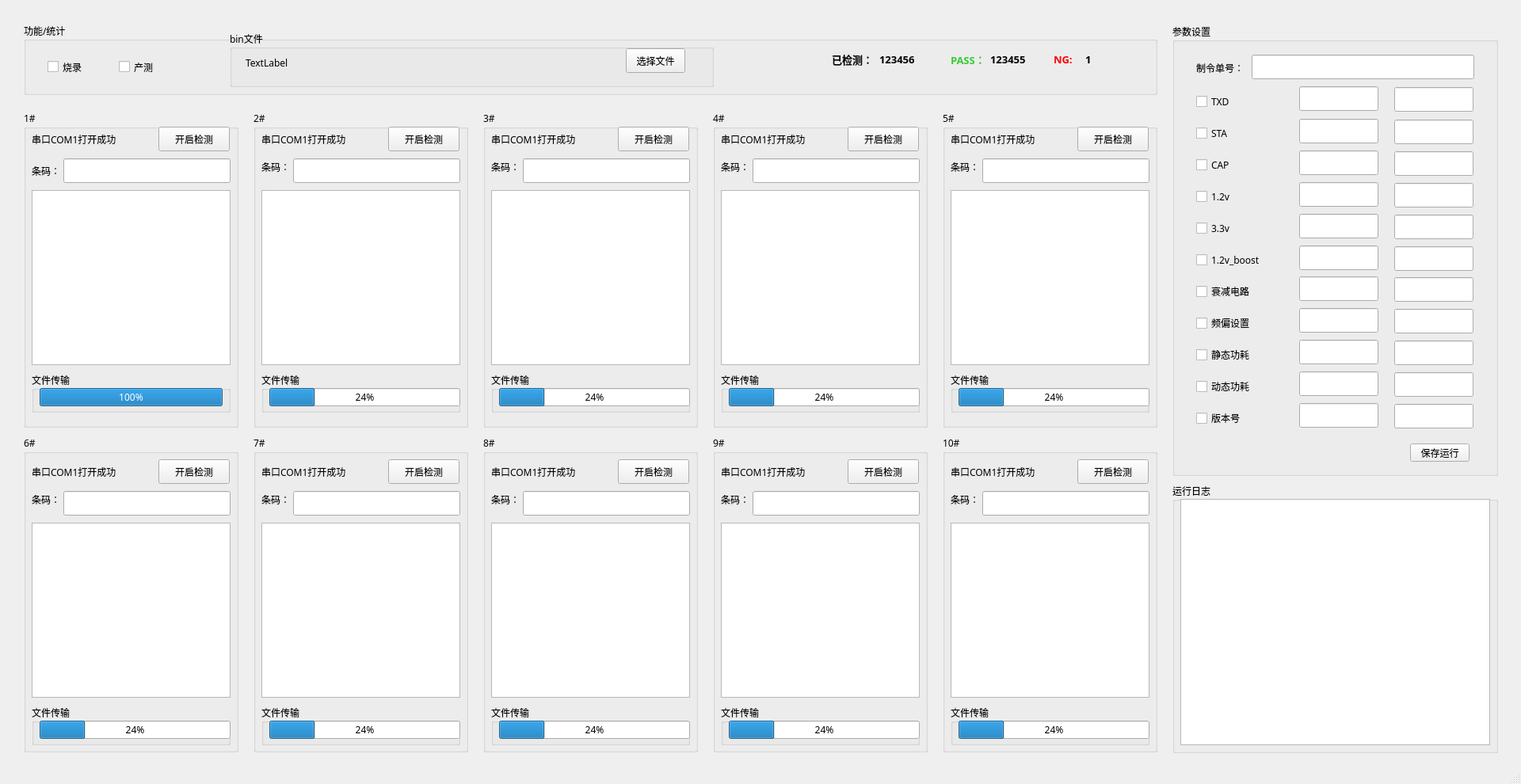
<?xml version="1.0" encoding="UTF-8"?>
<ui version="4.0">
 <class>MainWindow</class>
 <widget class="QMainWindow" name="MainWindow">
  <property name="geometry">
   <rect>
    <x>0</x>
    <y>0</y>
    <width>1920</width>
    <height>990</height>
   </rect>
  </property>
  <property name="font">
   <font>
    <family>微软雅黑</family>
   </font>
  </property>
  <property name="windowTitle">
   <string>MainWindow</string>
  </property>
  <widget class="QWidget" name="centralwidget">
   <widget class="QGroupBox" name="groupBox_2">
    <property name="geometry">
     <rect>
      <x>30</x>
      <y>140</y>
      <width>271</width>
      <height>400</height>
     </rect>
    </property>
    <property name="title">
     <string>1#</string>
    </property>
    <widget class="QPushButton" name="test_button_0">
     <property name="geometry">
      <rect>
       <x>170</x>
       <y>20</y>
       <width>90</width>
       <height>31</height>
      </rect>
     </property>
     <property name="text">
      <string>开启检测</string>
     </property>
    </widget>
    <widget class="QLabel" name="label_7">
     <property name="geometry">
      <rect>
       <x>10</x>
       <y>60</y>
       <width>54</width>
       <height>31</height>
      </rect>
     </property>
     <property name="text">
      <string>条码：</string>
     </property>
    </widget>
    <widget class="QGroupBox" name="group_0">
     <property name="geometry">
      <rect>
       <x>10</x>
       <y>330</y>
       <width>251</width>
       <height>51</height>
      </rect>
     </property>
     <property name="title">
      <string>文件传输</string>
     </property>
     <widget class="QProgressBar" name="progressBar_0_0">
      <property name="geometry">
       <rect>
        <x>10</x>
        <y>20</y>
        <width>231</width>
        <height>23</height>
       </rect>
      </property>
      <property name="value">
       <number>100</number>
      </property>
     </widget>
    </widget>
    <widget class="QLineEdit" name="qcode_0">
     <property name="geometry">
      <rect>
       <x>50</x>
       <y>60</y>
       <width>211</width>
       <height>31</height>
      </rect>
     </property>
    </widget>
    <widget class="QLabel" name="label_res_0">
     <property name="geometry">
      <rect>
       <x>10</x>
       <y>25</y>
       <width>151</width>
       <height>21</height>
      </rect>
     </property>
     <property name="text">
      <string>串口COM1打开成功</string>
     </property>
    </widget>
    <widget class="QTextBrowser" name="textBrowser_0_0">
     <property name="geometry">
      <rect>
       <x>10</x>
       <y>100</y>
       <width>251</width>
       <height>221</height>
      </rect>
     </property>
    </widget>
   </widget>
   <widget class="QGroupBox" name="groupBox_3">
    <property name="geometry">
     <rect>
      <x>320</x>
      <y>140</y>
      <width>271</width>
      <height>400</height>
     </rect>
    </property>
    <property name="title">
     <string>2#</string>
    </property>
    <widget class="QGroupBox" name="groupBox_6">
     <property name="geometry">
      <rect>
       <x>290</x>
       <y>0</y>
       <width>271</width>
       <height>301</height>
      </rect>
     </property>
     <property name="title">
      <string>1#</string>
     </property>
     <widget class="QPushButton" name="pushButton_5">
      <property name="geometry">
       <rect>
        <x>180</x>
        <y>20</y>
        <width>75</width>
        <height>23</height>
       </rect>
      </property>
      <property name="text">
       <string>开启检测</string>
      </property>
     </widget>
     <widget class="QListView" name="listView_5">
      <property name="geometry">
       <rect>
        <x>10</x>
        <y>50</y>
        <width>251</width>
        <height>192</height>
       </rect>
      </property>
     </widget>
     <widget class="QLabel" name="label_9">
      <property name="geometry">
       <rect>
        <x>10</x>
        <y>260</y>
        <width>54</width>
        <height>21</height>
       </rect>
      </property>
      <property name="text">
       <string>检测结果：</string>
      </property>
     </widget>
     <widget class="QLabel" name="label_10">
      <property name="geometry">
       <rect>
        <x>73</x>
        <y>260</y>
        <width>181</width>
        <height>21</height>
       </rect>
      </property>
      <property name="text">
       <string>000000000000000</string>
      </property>
     </widget>
    </widget>
    <widget class="QGroupBox" name="group_1">
     <property name="geometry">
      <rect>
       <x>10</x>
       <y>330</y>
       <width>251</width>
       <height>51</height>
      </rect>
     </property>
     <property name="title">
      <string>文件传输</string>
     </property>
     <widget class="QProgressBar" name="progressBar_0_1">
      <property name="geometry">
       <rect>
        <x>10</x>
        <y>20</y>
        <width>241</width>
        <height>23</height>
       </rect>
      </property>
      <property name="value">
       <number>24</number>
      </property>
     </widget>
    </widget>
    <widget class="QPushButton" name="test_button_1">
     <property name="geometry">
      <rect>
       <x>170</x>
       <y>20</y>
       <width>90</width>
       <height>31</height>
      </rect>
     </property>
     <property name="text">
      <string>开启检测</string>
     </property>
    </widget>
    <widget class="QLabel" name="label_26">
     <property name="geometry">
      <rect>
       <x>10</x>
       <y>60</y>
       <width>54</width>
       <height>21</height>
      </rect>
     </property>
     <property name="text">
      <string>条码：</string>
     </property>
    </widget>
    <widget class="QLineEdit" name="qcode_1">
     <property name="geometry">
      <rect>
       <x>50</x>
       <y>60</y>
       <width>211</width>
       <height>31</height>
      </rect>
     </property>
    </widget>
    <widget class="QLabel" name="label_res_1">
     <property name="geometry">
      <rect>
       <x>10</x>
       <y>20</y>
       <width>151</width>
       <height>31</height>
      </rect>
     </property>
     <property name="text">
      <string>串口COM1打开成功</string>
     </property>
    </widget>
    <widget class="QTextBrowser" name="textBrowser_0_1">
     <property name="geometry">
      <rect>
       <x>10</x>
       <y>100</y>
       <width>251</width>
       <height>221</height>
      </rect>
     </property>
    </widget>
   </widget>
   <widget class="QGroupBox" name="groupBox_4">
    <property name="geometry">
     <rect>
      <x>610</x>
      <y>140</y>
      <width>271</width>
      <height>400</height>
     </rect>
    </property>
    <property name="title">
     <string>3#</string>
    </property>
    <widget class="QLabel" name="label_28">
     <property name="geometry">
      <rect>
       <x>10</x>
       <y>60</y>
       <width>54</width>
       <height>21</height>
      </rect>
     </property>
     <property name="text">
      <string>条码：</string>
     </property>
    </widget>
    <widget class="QGroupBox" name="group_2">
     <property name="geometry">
      <rect>
       <x>10</x>
       <y>330</y>
       <width>251</width>
       <height>51</height>
      </rect>
     </property>
     <property name="title">
      <string>文件传输</string>
     </property>
     <widget class="QProgressBar" name="progressBar_0_2">
      <property name="geometry">
       <rect>
        <x>10</x>
        <y>20</y>
        <width>241</width>
        <height>23</height>
       </rect>
      </property>
      <property name="value">
       <number>24</number>
      </property>
     </widget>
    </widget>
    <widget class="QPushButton" name="test_button_2">
     <property name="geometry">
      <rect>
       <x>170</x>
       <y>20</y>
       <width>90</width>
       <height>31</height>
      </rect>
     </property>
     <property name="text">
      <string>开启检测</string>
     </property>
    </widget>
    <widget class="QLineEdit" name="qcode_2">
     <property name="geometry">
      <rect>
       <x>50</x>
       <y>60</y>
       <width>211</width>
       <height>31</height>
      </rect>
     </property>
    </widget>
    <widget class="QLabel" name="label_res_2">
     <property name="geometry">
      <rect>
       <x>10</x>
       <y>20</y>
       <width>151</width>
       <height>31</height>
      </rect>
     </property>
     <property name="text">
      <string>串口COM1打开成功</string>
     </property>
    </widget>
    <widget class="QTextBrowser" name="textBrowser_0_2">
     <property name="geometry">
      <rect>
       <x>10</x>
       <y>100</y>
       <width>251</width>
       <height>221</height>
      </rect>
     </property>
    </widget>
   </widget>
   <widget class="QGroupBox" name="groupBox_7">
    <property name="geometry">
     <rect>
      <x>900</x>
      <y>140</y>
      <width>271</width>
      <height>400</height>
     </rect>
    </property>
    <property name="title">
     <string>4#</string>
    </property>
    <widget class="QGroupBox" name="group_3">
     <property name="geometry">
      <rect>
       <x>10</x>
       <y>330</y>
       <width>251</width>
       <height>51</height>
      </rect>
     </property>
     <property name="title">
      <string>文件传输</string>
     </property>
     <widget class="QProgressBar" name="progressBar_0_3">
      <property name="geometry">
       <rect>
        <x>10</x>
        <y>20</y>
        <width>241</width>
        <height>23</height>
       </rect>
      </property>
      <property name="value">
       <number>24</number>
      </property>
     </widget>
    </widget>
    <widget class="QPushButton" name="test_button_3">
     <property name="geometry">
      <rect>
       <x>170</x>
       <y>20</y>
       <width>90</width>
       <height>31</height>
      </rect>
     </property>
     <property name="text">
      <string>开启检测</string>
     </property>
    </widget>
    <widget class="QLabel" name="label_12">
     <property name="geometry">
      <rect>
       <x>10</x>
       <y>60</y>
       <width>54</width>
       <height>21</height>
      </rect>
     </property>
     <property name="text">
      <string>条码：</string>
     </property>
    </widget>
    <widget class="QLineEdit" name="qcode_3">
     <property name="geometry">
      <rect>
       <x>50</x>
       <y>60</y>
       <width>211</width>
       <height>31</height>
      </rect>
     </property>
    </widget>
    <widget class="QLabel" name="label_res_3">
     <property name="geometry">
      <rect>
       <x>10</x>
       <y>20</y>
       <width>151</width>
       <height>31</height>
      </rect>
     </property>
     <property name="text">
      <string>串口COM1打开成功</string>
     </property>
    </widget>
    <widget class="QTextBrowser" name="textBrowser_0_3">
     <property name="geometry">
      <rect>
       <x>10</x>
       <y>100</y>
       <width>251</width>
       <height>221</height>
      </rect>
     </property>
    </widget>
   </widget>
   <widget class="QGroupBox" name="groupBox_8">
    <property name="geometry">
     <rect>
      <x>1190</x>
      <y>140</y>
      <width>271</width>
      <height>400</height>
     </rect>
    </property>
    <property name="title">
     <string>5#</string>
    </property>
    <widget class="QGroupBox" name="group_4">
     <property name="geometry">
      <rect>
       <x>10</x>
       <y>330</y>
       <width>251</width>
       <height>51</height>
      </rect>
     </property>
     <property name="title">
      <string>文件传输</string>
     </property>
     <widget class="QProgressBar" name="progressBar_0_4">
      <property name="geometry">
       <rect>
        <x>10</x>
        <y>20</y>
        <width>241</width>
        <height>23</height>
       </rect>
      </property>
      <property name="value">
       <number>24</number>
      </property>
     </widget>
    </widget>
    <widget class="QPushButton" name="test_button_4">
     <property name="geometry">
      <rect>
       <x>170</x>
       <y>20</y>
       <width>90</width>
       <height>31</height>
      </rect>
     </property>
     <property name="text">
      <string>开启检测</string>
     </property>
    </widget>
    <widget class="QLabel" name="label_14">
     <property name="geometry">
      <rect>
       <x>10</x>
       <y>60</y>
       <width>54</width>
       <height>21</height>
      </rect>
     </property>
     <property name="text">
      <string>条码：</string>
     </property>
    </widget>
    <widget class="QLineEdit" name="qcode_4">
     <property name="geometry">
      <rect>
       <x>50</x>
       <y>60</y>
       <width>211</width>
       <height>31</height>
      </rect>
     </property>
    </widget>
    <widget class="QLabel" name="label_res_4">
     <property name="geometry">
      <rect>
       <x>10</x>
       <y>20</y>
       <width>151</width>
       <height>31</height>
      </rect>
     </property>
     <property name="text">
      <string>串口COM1打开成功</string>
     </property>
    </widget>
    <widget class="QTextBrowser" name="textBrowser_0_4">
     <property name="geometry">
      <rect>
       <x>10</x>
       <y>100</y>
       <width>251</width>
       <height>221</height>
      </rect>
     </property>
    </widget>
   </widget>
   <widget class="QGroupBox" name="groupBox_14">
    <property name="geometry">
     <rect>
      <x>610</x>
      <y>550</y>
      <width>271</width>
      <height>400</height>
     </rect>
    </property>
    <property name="title">
     <string>8#</string>
    </property>
    <widget class="QLabel" name="label_54">
     <property name="geometry">
      <rect>
       <x>10</x>
       <y>70</y>
       <width>54</width>
       <height>21</height>
      </rect>
     </property>
     <property name="text">
      <string>条码：</string>
     </property>
    </widget>
    <widget class="QPushButton" name="test_button_7">
     <property name="geometry">
      <rect>
       <x>170</x>
       <y>30</y>
       <width>90</width>
       <height>31</height>
      </rect>
     </property>
     <property name="text">
      <string>开启检测</string>
     </property>
    </widget>
    <widget class="QGroupBox" name="group_7">
     <property name="geometry">
      <rect>
       <x>10</x>
       <y>340</y>
       <width>251</width>
       <height>51</height>
      </rect>
     </property>
     <property name="title">
      <string>文件传输</string>
     </property>
     <widget class="QProgressBar" name="progressBar_0_7">
      <property name="geometry">
       <rect>
        <x>10</x>
        <y>20</y>
        <width>241</width>
        <height>23</height>
       </rect>
      </property>
      <property name="value">
       <number>24</number>
      </property>
     </widget>
    </widget>
    <widget class="QLineEdit" name="qcode_7">
     <property name="geometry">
      <rect>
       <x>50</x>
       <y>70</y>
       <width>211</width>
       <height>31</height>
      </rect>
     </property>
    </widget>
    <widget class="QLabel" name="label_res_7">
     <property name="geometry">
      <rect>
       <x>10</x>
       <y>30</y>
       <width>151</width>
       <height>31</height>
      </rect>
     </property>
     <property name="text">
      <string>串口COM1打开成功</string>
     </property>
    </widget>
    <widget class="QTextBrowser" name="textBrowser_0_7">
     <property name="geometry">
      <rect>
       <x>10</x>
       <y>110</y>
       <width>251</width>
       <height>221</height>
      </rect>
     </property>
    </widget>
   </widget>
   <widget class="QGroupBox" name="groupBox_9">
    <property name="geometry">
     <rect>
      <x>1190</x>
      <y>550</y>
      <width>271</width>
      <height>400</height>
     </rect>
    </property>
    <property name="title">
     <string>10#</string>
    </property>
    <widget class="QLabel" name="label_46">
     <property name="geometry">
      <rect>
       <x>10</x>
       <y>70</y>
       <width>54</width>
       <height>21</height>
      </rect>
     </property>
     <property name="text">
      <string>条码：</string>
     </property>
    </widget>
    <widget class="QGroupBox" name="group_9">
     <property name="geometry">
      <rect>
       <x>10</x>
       <y>340</y>
       <width>251</width>
       <height>51</height>
      </rect>
     </property>
     <property name="title">
      <string>文件传输</string>
     </property>
     <widget class="QProgressBar" name="progressBar_0_9">
      <property name="geometry">
       <rect>
        <x>10</x>
        <y>20</y>
        <width>241</width>
        <height>23</height>
       </rect>
      </property>
      <property name="value">
       <number>24</number>
      </property>
     </widget>
    </widget>
    <widget class="QPushButton" name="test_button_9">
     <property name="geometry">
      <rect>
       <x>170</x>
       <y>30</y>
       <width>90</width>
       <height>31</height>
      </rect>
     </property>
     <property name="text">
      <string>开启检测</string>
     </property>
    </widget>
    <widget class="QLineEdit" name="qcode_9">
     <property name="geometry">
      <rect>
       <x>50</x>
       <y>70</y>
       <width>211</width>
       <height>31</height>
      </rect>
     </property>
    </widget>
    <widget class="QLabel" name="label_res_9">
     <property name="geometry">
      <rect>
       <x>10</x>
       <y>30</y>
       <width>151</width>
       <height>31</height>
      </rect>
     </property>
     <property name="text">
      <string>串口COM1打开成功</string>
     </property>
    </widget>
    <widget class="QTextBrowser" name="textBrowser_0_9">
     <property name="geometry">
      <rect>
       <x>10</x>
       <y>110</y>
       <width>251</width>
       <height>221</height>
      </rect>
     </property>
    </widget>
   </widget>
   <widget class="QGroupBox" name="groupBox_5">
    <property name="geometry">
     <rect>
      <x>30</x>
      <y>550</y>
      <width>271</width>
      <height>400</height>
     </rect>
    </property>
    <property name="title">
     <string>6#</string>
    </property>
    <widget class="QLabel" name="label_30">
     <property name="geometry">
      <rect>
       <x>10</x>
       <y>70</y>
       <width>54</width>
       <height>21</height>
      </rect>
     </property>
     <property name="text">
      <string>条码：</string>
     </property>
    </widget>
    <widget class="QPushButton" name="test_button_5">
     <property name="geometry">
      <rect>
       <x>170</x>
       <y>30</y>
       <width>90</width>
       <height>31</height>
      </rect>
     </property>
     <property name="text">
      <string>开启检测</string>
     </property>
    </widget>
    <widget class="QGroupBox" name="group_5">
     <property name="geometry">
      <rect>
       <x>10</x>
       <y>340</y>
       <width>251</width>
       <height>51</height>
      </rect>
     </property>
     <property name="title">
      <string>文件传输</string>
     </property>
     <widget class="QProgressBar" name="progressBar_0_5">
      <property name="geometry">
       <rect>
        <x>10</x>
        <y>20</y>
        <width>241</width>
        <height>23</height>
       </rect>
      </property>
      <property name="value">
       <number>24</number>
      </property>
     </widget>
    </widget>
    <widget class="QLineEdit" name="qcode_5">
     <property name="geometry">
      <rect>
       <x>50</x>
       <y>70</y>
       <width>211</width>
       <height>31</height>
      </rect>
     </property>
    </widget>
    <widget class="QLabel" name="label_res_5">
     <property name="geometry">
      <rect>
       <x>10</x>
       <y>30</y>
       <width>151</width>
       <height>31</height>
      </rect>
     </property>
     <property name="text">
      <string>串口COM1打开成功</string>
     </property>
    </widget>
    <widget class="QTextBrowser" name="textBrowser_0_5">
     <property name="geometry">
      <rect>
       <x>10</x>
       <y>110</y>
       <width>251</width>
       <height>221</height>
      </rect>
     </property>
    </widget>
   </widget>
   <widget class="QGroupBox" name="groupBox_11">
    <property name="geometry">
     <rect>
      <x>320</x>
      <y>550</y>
      <width>271</width>
      <height>400</height>
     </rect>
    </property>
    <property name="title">
     <string>7#</string>
    </property>
    <widget class="QGroupBox" name="groupBox_13">
     <property name="geometry">
      <rect>
       <x>290</x>
       <y>0</y>
       <width>271</width>
       <height>301</height>
      </rect>
     </property>
     <property name="title">
      <string>1#</string>
     </property>
     <widget class="QPushButton" name="pushButton_17">
      <property name="geometry">
       <rect>
        <x>180</x>
        <y>20</y>
        <width>75</width>
        <height>23</height>
       </rect>
      </property>
      <property name="text">
       <string>开启检测</string>
      </property>
     </widget>
     <widget class="QListView" name="listView_17">
      <property name="geometry">
       <rect>
        <x>10</x>
        <y>50</y>
        <width>251</width>
        <height>192</height>
       </rect>
      </property>
     </widget>
     <widget class="QLabel" name="label_59">
      <property name="geometry">
       <rect>
        <x>10</x>
        <y>260</y>
        <width>54</width>
        <height>21</height>
       </rect>
      </property>
      <property name="text">
       <string>检测结果：</string>
      </property>
     </widget>
     <widget class="QLabel" name="label_60">
      <property name="geometry">
       <rect>
        <x>73</x>
        <y>260</y>
        <width>181</width>
        <height>21</height>
       </rect>
      </property>
      <property name="text">
       <string>000000000000000</string>
      </property>
     </widget>
    </widget>
    <widget class="QLabel" name="label_32">
     <property name="geometry">
      <rect>
       <x>10</x>
       <y>70</y>
       <width>54</width>
       <height>21</height>
      </rect>
     </property>
     <property name="text">
      <string>条码：</string>
     </property>
    </widget>
    <widget class="QGroupBox" name="group_6">
     <property name="geometry">
      <rect>
       <x>10</x>
       <y>340</y>
       <width>251</width>
       <height>51</height>
      </rect>
     </property>
     <property name="title">
      <string>文件传输</string>
     </property>
     <widget class="QProgressBar" name="progressBar_0_6">
      <property name="geometry">
       <rect>
        <x>10</x>
        <y>20</y>
        <width>241</width>
        <height>23</height>
       </rect>
      </property>
      <property name="value">
       <number>24</number>
      </property>
     </widget>
    </widget>
    <widget class="QPushButton" name="test_button_6">
     <property name="geometry">
      <rect>
       <x>170</x>
       <y>30</y>
       <width>90</width>
       <height>31</height>
      </rect>
     </property>
     <property name="text">
      <string>开启检测</string>
     </property>
    </widget>
    <widget class="QLineEdit" name="qcode_6">
     <property name="geometry">
      <rect>
       <x>50</x>
       <y>70</y>
       <width>211</width>
       <height>31</height>
      </rect>
     </property>
    </widget>
    <widget class="QLabel" name="label_res_6">
     <property name="geometry">
      <rect>
       <x>10</x>
       <y>30</y>
       <width>151</width>
       <height>31</height>
      </rect>
     </property>
     <property name="text">
      <string>串口COM1打开成功</string>
     </property>
    </widget>
    <widget class="QTextBrowser" name="textBrowser_0_6">
     <property name="geometry">
      <rect>
       <x>10</x>
       <y>110</y>
       <width>251</width>
       <height>221</height>
      </rect>
     </property>
    </widget>
   </widget>
   <widget class="QGroupBox" name="groupBox_10">
    <property name="geometry">
     <rect>
      <x>900</x>
      <y>550</y>
      <width>271</width>
      <height>400</height>
     </rect>
    </property>
    <property name="title">
     <string>9#</string>
    </property>
    <widget class="QGroupBox" name="group_8">
     <property name="geometry">
      <rect>
       <x>10</x>
       <y>340</y>
       <width>251</width>
       <height>51</height>
      </rect>
     </property>
     <property name="title">
      <string>文件传输</string>
     </property>
     <widget class="QProgressBar" name="progressBar_0_8">
      <property name="geometry">
       <rect>
        <x>10</x>
        <y>20</y>
        <width>241</width>
        <height>23</height>
       </rect>
      </property>
      <property name="value">
       <number>24</number>
      </property>
     </widget>
    </widget>
    <widget class="QPushButton" name="test_button_8">
     <property name="geometry">
      <rect>
       <x>170</x>
       <y>30</y>
       <width>90</width>
       <height>31</height>
      </rect>
     </property>
     <property name="text">
      <string>开启检测</string>
     </property>
    </widget>
    <widget class="QLabel" name="label_50">
     <property name="geometry">
      <rect>
       <x>10</x>
       <y>70</y>
       <width>54</width>
       <height>21</height>
      </rect>
     </property>
     <property name="text">
      <string>条码：</string>
     </property>
    </widget>
    <widget class="QLineEdit" name="qcode_8">
     <property name="geometry">
      <rect>
       <x>50</x>
       <y>70</y>
       <width>211</width>
       <height>31</height>
      </rect>
     </property>
    </widget>
    <widget class="QLabel" name="label_res_8">
     <property name="geometry">
      <rect>
       <x>10</x>
       <y>30</y>
       <width>151</width>
       <height>31</height>
      </rect>
     </property>
     <property name="text">
      <string>串口COM1打开成功</string>
     </property>
    </widget>
    <widget class="QTextBrowser" name="textBrowser_0_8">
     <property name="geometry">
      <rect>
       <x>10</x>
       <y>110</y>
       <width>251</width>
       <height>221</height>
      </rect>
     </property>
    </widget>
   </widget>
   <widget class="QGroupBox" name="groupBox">
    <property name="geometry">
     <rect>
      <x>1480</x>
      <y>30</y>
      <width>411</width>
      <height>571</height>
     </rect>
    </property>
    <property name="title">
     <string>参数设置</string>
    </property>
    <widget class="QLabel" name="label_67">
     <property name="geometry">
      <rect>
       <x>30</x>
       <y>40</y>
       <width>71</width>
       <height>31</height>
      </rect>
     </property>
     <property name="text">
      <string>制令单号：</string>
     </property>
    </widget>
    <widget class="QLineEdit" name="config_0">
     <property name="geometry">
      <rect>
       <x>100</x>
       <y>39</y>
       <width>281</width>
       <height>31</height>
      </rect>
     </property>
    </widget>
    <widget class="QLineEdit" name="config_1">
     <property name="geometry">
      <rect>
       <x>160</x>
       <y>79</y>
       <width>100</width>
       <height>31</height>
      </rect>
     </property>
    </widget>
    <widget class="QLineEdit" name="config_2">
     <property name="geometry">
      <rect>
       <x>280</x>
       <y>80</y>
       <width>100</width>
       <height>31</height>
      </rect>
     </property>
    </widget>
    <widget class="QLineEdit" name="config_4">
     <property name="geometry">
      <rect>
       <x>280</x>
       <y>121</y>
       <width>100</width>
       <height>31</height>
      </rect>
     </property>
    </widget>
    <widget class="QLineEdit" name="config_3">
     <property name="geometry">
      <rect>
       <x>160</x>
       <y>120</y>
       <width>100</width>
       <height>31</height>
      </rect>
     </property>
    </widget>
    <widget class="QLineEdit" name="config_6">
     <property name="geometry">
      <rect>
       <x>280</x>
       <y>161</y>
       <width>100</width>
       <height>31</height>
      </rect>
     </property>
    </widget>
    <widget class="QLineEdit" name="config_5">
     <property name="geometry">
      <rect>
       <x>160</x>
       <y>160</y>
       <width>100</width>
       <height>31</height>
      </rect>
     </property>
    </widget>
    <widget class="QLineEdit" name="config_8">
     <property name="geometry">
      <rect>
       <x>280</x>
       <y>201</y>
       <width>100</width>
       <height>31</height>
      </rect>
     </property>
    </widget>
    <widget class="QLineEdit" name="config_7">
     <property name="geometry">
      <rect>
       <x>160</x>
       <y>200</y>
       <width>100</width>
       <height>31</height>
      </rect>
     </property>
    </widget>
    <widget class="QLineEdit" name="config_10">
     <property name="geometry">
      <rect>
       <x>280</x>
       <y>241</y>
       <width>100</width>
       <height>31</height>
      </rect>
     </property>
    </widget>
    <widget class="QLineEdit" name="config_9">
     <property name="geometry">
      <rect>
       <x>160</x>
       <y>240</y>
       <width>100</width>
       <height>31</height>
      </rect>
     </property>
    </widget>
    <widget class="QLineEdit" name="config_12">
     <property name="geometry">
      <rect>
       <x>280</x>
       <y>281</y>
       <width>100</width>
       <height>31</height>
      </rect>
     </property>
     <property name="text">
      <string/>
     </property>
    </widget>
    <widget class="QLineEdit" name="config_11">
     <property name="geometry">
      <rect>
       <x>160</x>
       <y>280</y>
       <width>100</width>
       <height>31</height>
      </rect>
     </property>
     <property name="text">
      <string/>
     </property>
    </widget>
    <widget class="QLineEdit" name="config_13">
     <property name="geometry">
      <rect>
       <x>160</x>
       <y>319</y>
       <width>100</width>
       <height>31</height>
      </rect>
     </property>
     <property name="text">
      <string/>
     </property>
    </widget>
    <widget class="QLineEdit" name="config_14">
     <property name="geometry">
      <rect>
       <x>280</x>
       <y>320</y>
       <width>100</width>
       <height>31</height>
      </rect>
     </property>
     <property name="text">
      <string/>
     </property>
    </widget>
    <widget class="QLineEdit" name="config_15">
     <property name="geometry">
      <rect>
       <x>160</x>
       <y>359</y>
       <width>100</width>
       <height>31</height>
      </rect>
     </property>
     <property name="text">
      <string/>
     </property>
    </widget>
    <widget class="QLineEdit" name="config_16">
     <property name="geometry">
      <rect>
       <x>280</x>
       <y>360</y>
       <width>100</width>
       <height>31</height>
      </rect>
     </property>
     <property name="text">
      <string/>
     </property>
    </widget>
    <widget class="QLineEdit" name="config_17">
     <property name="geometry">
      <rect>
       <x>160</x>
       <y>399</y>
       <width>100</width>
       <height>31</height>
      </rect>
     </property>
     <property name="text">
      <string/>
     </property>
    </widget>
    <widget class="QLineEdit" name="config_18">
     <property name="geometry">
      <rect>
       <x>280</x>
       <y>400</y>
       <width>100</width>
       <height>31</height>
      </rect>
     </property>
     <property name="text">
      <string/>
     </property>
    </widget>
    <widget class="QLineEdit" name="config_19">
     <property name="geometry">
      <rect>
       <x>160</x>
       <y>439</y>
       <width>100</width>
       <height>31</height>
      </rect>
     </property>
     <property name="text">
      <string/>
     </property>
    </widget>
    <widget class="QLineEdit" name="config_20">
     <property name="geometry">
      <rect>
       <x>280</x>
       <y>440</y>
       <width>100</width>
       <height>31</height>
      </rect>
     </property>
     <property name="text">
      <string/>
     </property>
    </widget>
    <widget class="QCheckBox" name="checkBox_0">
     <property name="geometry">
      <rect>
       <x>30</x>
       <y>90</y>
       <width>71</width>
       <height>16</height>
      </rect>
     </property>
     <property name="text">
      <string>TXD</string>
     </property>
    </widget>
    <widget class="QCheckBox" name="checkBox_2">
     <property name="geometry">
      <rect>
       <x>30</x>
       <y>130</y>
       <width>71</width>
       <height>16</height>
      </rect>
     </property>
     <property name="text">
      <string>STA</string>
     </property>
    </widget>
    <widget class="QCheckBox" name="checkBox_3">
     <property name="geometry">
      <rect>
       <x>30</x>
       <y>170</y>
       <width>71</width>
       <height>16</height>
      </rect>
     </property>
     <property name="text">
      <string>CAP</string>
     </property>
    </widget>
    <widget class="QCheckBox" name="checkBox_4">
     <property name="geometry">
      <rect>
       <x>30</x>
       <y>210</y>
       <width>71</width>
       <height>16</height>
      </rect>
     </property>
     <property name="text">
      <string>1.2v</string>
     </property>
    </widget>
    <widget class="QCheckBox" name="checkBox_5">
     <property name="geometry">
      <rect>
       <x>30</x>
       <y>250</y>
       <width>71</width>
       <height>16</height>
      </rect>
     </property>
     <property name="text">
      <string>3.3v</string>
     </property>
    </widget>
    <widget class="QCheckBox" name="checkBox_6">
     <property name="geometry">
      <rect>
       <x>30</x>
       <y>290</y>
       <width>91</width>
       <height>16</height>
      </rect>
     </property>
     <property name="text">
      <string>1.2v_boost</string>
     </property>
    </widget>
    <widget class="QCheckBox" name="checkBox_7">
     <property name="geometry">
      <rect>
       <x>30</x>
       <y>330</y>
       <width>71</width>
       <height>16</height>
      </rect>
     </property>
     <property name="text">
      <string>衰减电路</string>
     </property>
    </widget>
    <widget class="QCheckBox" name="checkBox_8">
     <property name="geometry">
      <rect>
       <x>30</x>
       <y>370</y>
       <width>71</width>
       <height>16</height>
      </rect>
     </property>
     <property name="text">
      <string>频偏设置</string>
     </property>
    </widget>
    <widget class="QCheckBox" name="checkBox_9">
     <property name="geometry">
      <rect>
       <x>30</x>
       <y>410</y>
       <width>71</width>
       <height>16</height>
      </rect>
     </property>
     <property name="text">
      <string>静态功耗</string>
     </property>
    </widget>
    <widget class="QCheckBox" name="checkBox_10">
     <property name="geometry">
      <rect>
       <x>30</x>
       <y>450</y>
       <width>71</width>
       <height>16</height>
      </rect>
     </property>
     <property name="text">
      <string>动态功耗</string>
     </property>
    </widget>
    <widget class="QCheckBox" name="checkBox_11">
     <property name="geometry">
      <rect>
       <x>30</x>
       <y>490</y>
       <width>71</width>
       <height>16</height>
      </rect>
     </property>
     <property name="text">
      <string>版本号</string>
     </property>
    </widget>
    <widget class="QLineEdit" name="config_21">
     <property name="geometry">
      <rect>
       <x>160</x>
       <y>479</y>
       <width>100</width>
       <height>31</height>
      </rect>
     </property>
     <property name="text">
      <string/>
     </property>
    </widget>
    <widget class="QLineEdit" name="config_22">
     <property name="geometry">
      <rect>
       <x>280</x>
       <y>480</y>
       <width>100</width>
       <height>31</height>
      </rect>
     </property>
     <property name="text">
      <string/>
     </property>
    </widget>
    <widget class="QPushButton" name="pushButton_19">
     <property name="geometry">
      <rect>
       <x>300</x>
       <y>530</y>
       <width>75</width>
       <height>23</height>
      </rect>
     </property>
     <property name="text">
      <string>保存运行</string>
     </property>
    </widget>
   </widget>
   <widget class="QGroupBox" name="groupBox_15">
    <property name="geometry">
     <rect>
      <x>1480</x>
      <y>610</y>
      <width>411</width>
      <height>341</height>
     </rect>
    </property>
    <property name="title">
     <string>运行日志</string>
    </property>
    <widget class="QTextBrowser" name="textBrowser">
     <property name="geometry">
      <rect>
       <x>10</x>
       <y>20</y>
       <width>391</width>
       <height>311</height>
      </rect>
     </property>
    </widget>
   </widget>
   <widget class="QGroupBox" name="groupBox_12">
    <property name="geometry">
     <rect>
      <x>30</x>
      <y>29</y>
      <width>1431</width>
      <height>91</height>
     </rect>
    </property>
    <property name="title">
     <string>功能/统计</string>
    </property>
    <widget class="QLabel" name="label">
     <property name="geometry">
      <rect>
       <x>1020</x>
       <y>30</y>
       <width>54</width>
       <height>31</height>
      </rect>
     </property>
     <property name="font">
      <font>
       <pointsize>10</pointsize>
       <weight>75</weight>
       <bold>true</bold>
      </font>
     </property>
     <property name="text">
      <string>已检测：</string>
     </property>
    </widget>
    <widget class="QLabel" name="label_2">
     <property name="geometry">
      <rect>
       <x>1080</x>
       <y>30</y>
       <width>91</width>
       <height>31</height>
      </rect>
     </property>
     <property name="font">
      <font>
       <pointsize>10</pointsize>
       <weight>75</weight>
       <bold>true</bold>
      </font>
     </property>
     <property name="text">
      <string>123456</string>
     </property>
    </widget>
    <widget class="QLabel" name="label_3">
     <property name="geometry">
      <rect>
       <x>1170</x>
       <y>30</y>
       <width>54</width>
       <height>31</height>
      </rect>
     </property>
     <property name="font">
      <font>
       <family>微软雅黑</family>
       <pointsize>10</pointsize>
       <weight>75</weight>
       <bold>true</bold>
      </font>
     </property>
     <property name="styleSheet">
      <string notr="true">color:#32CD32</string>
     </property>
     <property name="text">
      <string>PASS：</string>
     </property>
    </widget>
    <widget class="QLabel" name="label_4">
     <property name="geometry">
      <rect>
       <x>1220</x>
       <y>30</y>
       <width>54</width>
       <height>31</height>
      </rect>
     </property>
     <property name="font">
      <font>
       <pointsize>10</pointsize>
       <weight>75</weight>
       <bold>true</bold>
      </font>
     </property>
     <property name="text">
      <string>123455</string>
     </property>
    </widget>
    <widget class="QLabel" name="label_5">
     <property name="geometry">
      <rect>
       <x>1300</x>
       <y>30</y>
       <width>54</width>
       <height>31</height>
      </rect>
     </property>
     <property name="font">
      <font>
       <family>微软雅黑</family>
       <pointsize>10</pointsize>
       <weight>75</weight>
       <bold>true</bold>
      </font>
     </property>
     <property name="styleSheet">
      <string notr="true">color:#FF0000</string>
     </property>
     <property name="text">
      <string>NG:</string>
     </property>
    </widget>
    <widget class="QLabel" name="label_6">
     <property name="geometry">
      <rect>
       <x>1340</x>
       <y>30</y>
       <width>54</width>
       <height>31</height>
      </rect>
     </property>
     <property name="font">
      <font>
       <pointsize>10</pointsize>
       <weight>75</weight>
       <bold>true</bold>
      </font>
     </property>
     <property name="text">
      <string>1</string>
     </property>
    </widget>
    <widget class="QGroupBox" name="groupBox_16">
     <property name="geometry">
      <rect>
       <x>260</x>
       <y>10</y>
       <width>611</width>
       <height>71</height>
      </rect>
     </property>
     <property name="title">
      <string>bin文件</string>
     </property>
     <widget class="QLabel" name="bin_lab">
      <property name="geometry">
       <rect>
        <x>20</x>
        <y>30</y>
        <width>411</width>
        <height>21</height>
       </rect>
      </property>
      <property name="text">
       <string>TextLabel</string>
      </property>
     </widget>
     <widget class="QPushButton" name="bin_button">
      <property name="geometry">
       <rect>
        <x>500</x>
        <y>22</y>
        <width>75</width>
        <height>31</height>
       </rect>
      </property>
      <property name="text">
       <string>选择文件</string>
      </property>
     </widget>
    </widget>
    <widget class="QCheckBox" name="checkBox_option_1">
     <property name="geometry">
      <rect>
       <x>30</x>
       <y>40</y>
       <width>111</width>
       <height>31</height>
      </rect>
     </property>
     <property name="text">
      <string>烧录</string>
     </property>
    </widget>
    <widget class="QCheckBox" name="checkBox_option_2">
     <property name="geometry">
      <rect>
       <x>120</x>
       <y>40</y>
       <width>111</width>
       <height>31</height>
      </rect>
     </property>
     <property name="text">
      <string>产测</string>
     </property>
    </widget>
   </widget>
  </widget>
  <widget class="QStatusBar" name="statusbar"/>
 </widget>
 <resources/>
 <connections/>
</ui>
